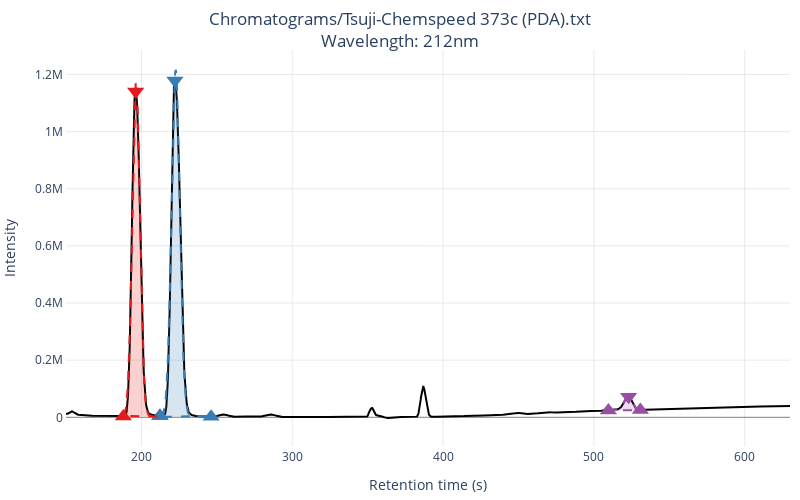

Notebook code for this chart:
### Code cell
ch3c = Chromatogram("Chromatograms/Tsuji-Chemspeed 373c (PDA).txt", base_chromatogram=ch3)

ch3c.cut_time(before=150)
ch3c.calculate_peaks(3, height_diff=0.01)
ch3c.fit_all_peaks()
ch3c.calculate_ratios()
ch3c.calculate_calibrated_ratios(ch3.calibration)
print(ch3c.calculate_er((0,1)))
ch3c.plot(peaks=True, gaussians=True)

### Figure 1 — Plotly figure (JSON) as saved in the notebook; plotly's stock layout.template omitted (floating-point values rounded to 4 significant figures; data arrays with more than 128 entries replaced by an {"elided": "..."} marker saying what was removed)
{"data": [{"line": {"color": "black", "shape": "linear"}, "name": "chromatogram", "type": "scatter", "x": {"elided": "2401 int values"}, "y": {"elided": "2401 int values"}}, {"customdata": [[["Peak 0", "196.20000000000002", "7316733.893797424", "0.4657759008692039"]]], "hovertemplate": "<b>%{customdata[0][0]}</b><br>center: %{customdata[0][1]:.1f}s<br>area: %{customdata[0][2]:f}<br>ratio: %{customdata[0][3]:.1%}", "marker": {"color": "#e41a1c", "size": 15, "symbol": "triangle-down"}, "mode": "markers", "name": "Peak 0", "type": "scatter", "x": [981], "y": [1140299]}, {"marker": {"color": "#e41a1c", "size": 15, "symbol": "triangle-up"}, "mode": "markers", "name": "Peak 0", "type": "scatter", "x": [940], "y": [2764]}, {"marker": {"color": "#e41a1c", "size": 15, "symbol": "triangle-up"}, "mode": "markers", "name": "Peak 0", "type": "scatter", "x": [1061], "y": [4703]}, {"customdata": [[["Peak 1", "222.20000000000002", "8281386.168747914", "0.5271846918560519"]]], "hovertemplate": "<b>%{customdata[0][0]}</b><br>center: %{customdata[0][1]:.1f}s<br>area: %{customdata[0][2]:f}<br>ratio: %{customdata[0][3]:.1%}", "marker": {"color": "#377eb8", "size": 15, "symbol": "triangle-down"}, "mode": "markers", "name": "Peak 1", "type": "scatter", "x": [1111], "y": [1178480]}, {"marker": {"color": "#377eb8", "size": 15, "symbol": "triangle-up"}, "mode": "markers", "name": "Peak 1", "type": "scatter", "x": [1062], "y": [4703]}, {"marker": {"color": "#377eb8", "size": 15, "symbol": "triangle-up"}, "mode": "markers", "name": "Peak 1", "type": "scatter", "x": [1231], "y": [1686]}, {"customdata": [[["Peak 3", "523.0", "319000.5087789998", "0.007039407274744246"]]], "hovertemplate": "<b>%{customdata[0][0]}</b><br>center: %{customdata[0][1]:.1f}s<br>area: %{customdata[0][2]:f}<br>ratio: %{customdata[0][3]:.1%}", "marker": {"color": "#984ea3", "size": 15, "symbol": "triangle-down"}, "mode": "markers", "name": "Peak 3", "type": "scatter", "x": [2615], "y": [72251]}, {"marker": {"color": "#984ea3", "size": 15, "symbol": "triangle-up"}, "mode": "markers", "name": "Peak 3", "type": "scatter", "x": [2548], "y": [23945]}, {"marker": {"color": "#984ea3", "size": 15, "symbol": "triangle-up"}, "mode": "markers", "name": "Peak 3", "type": "scatter", "x": [2654], "y": [25583]}, {"fill": "toself", "fillcolor": "rgba(228, 26, 28, 0.2)", "line": {"color": "#e41a1c", "dash": "dash", "shape": "linear", "width": 2}, "name": "", "type": "scatter", "x": {"elided": "244 int values"}, "y": {"elided": "244 float values"}}, {"fill": "toself", "fillcolor": "rgba(55, 126, 184, 0.2)", "line": {"color": "#377eb8", "dash": "dash", "shape": "linear", "width": 2}, "name": "", "type": "scatter", "x": {"elided": "340 int values"}, "y": {"elided": "340 float values"}}, {"fill": "toself", "fillcolor": "rgba(152, 78, 163, 0.2)", "line": {"color": "#984ea3", "dash": "dash", "shape": "linear", "width": 2}, "name": "", "type": "scatter", "x": {"elided": "214 int values"}, "y": {"elided": "214 float values"}}], "layout": {"autosize": false, "height": 500, "margin": {"b": 10, "l": 10, "r": 10, "t": 50}, "paper_bgcolor": "white", "plot_bgcolor": "rgba(0,0,0,0)", "showlegend": false, "title": {"text": "Chromatograms/Tsuji-Chemspeed 373c (PDA).txt<br>Wavelength: 212nm", "x": 0.5}, "width": 800, "xaxis": {"gridcolor": "lightgrey", "gridwidth": 0.5, "showline": true, "tickmode": "array", "ticktext": [200, 300, 400, 500, 600], "tickvals": [1000, 1500, 2000, 2500, 3000], "title": {"text": "Retention time (s)"}, "zeroline": true, "zerolinecolor": "black", "zerolinewidth": 0.5}, "yaxis": {"gridcolor": "lightgrey", "gridwidth": 0.5, "showline": true, "title": {"text": "Intensity"}, "zeroline": true, "zerolinecolor": "black", "zerolinewidth": 0.5}}}
